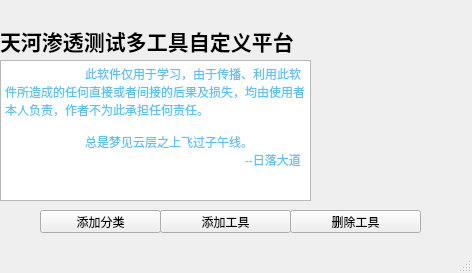
<?xml version="1.0" encoding="UTF-8"?>
<ui version="4.0">
 <class>MainWindow</class>
 <widget class="QMainWindow" name="MainWindow">
  <property name="geometry">
   <rect>
    <x>0</x>
    <y>0</y>
    <width>472</width>
    <height>273</height>
   </rect>
  </property>
  <property name="windowTitle">
   <string>MainWindow</string>
  </property>
  <widget class="QWidget" name="centralwidget">
   <widget class="QLabel" name="label">
    <property name="geometry">
     <rect>
      <x>0</x>
      <y>20</y>
      <width>321</width>
      <height>41</height>
     </rect>
    </property>
    <property name="font">
     <font>
      <pointsize>16</pointsize>
      <weight>75</weight>
      <bold>true</bold>
     </font>
    </property>
    <property name="text">
     <string>天河渗透测试多工具自定义平台</string>
    </property>
   </widget>
   <widget class="QLabel" name="label_2">
    <property name="geometry">
     <rect>
      <x>320</x>
      <y>50</y>
      <width>141</width>
      <height>141</height>
     </rect>
    </property>
    <property name="text">
     <string/>
    </property>
    <property name="pixmap">
     <pixmap>ico.jpg</pixmap>
    </property>
    <property name="scaledContents">
     <bool>true</bool>
    </property>
   </widget>
   <widget class="QTextBrowser" name="textBrowser">
    <property name="geometry">
     <rect>
      <x>0</x>
      <y>60</y>
      <width>311</width>
      <height>141</height>
     </rect>
    </property>
    <property name="html">
     <string>&lt;!DOCTYPE HTML PUBLIC &quot;-//W3C//DTD HTML 4.0//EN&quot; &quot;http://www.w3.org/TR/REC-html40/strict.dtd&quot;&gt;
&lt;html&gt;&lt;head&gt;&lt;meta name=&quot;qrichtext&quot; content=&quot;1&quot; /&gt;&lt;style type=&quot;text/css&quot;&gt;
p, li { white-space: pre-wrap; }
&lt;/style&gt;&lt;/head&gt;&lt;body style=&quot; font-family:'SimSun'; font-size:9pt; font-weight:400; font-style:normal;&quot;&gt;
&lt;p style=&quot; margin-top:0px; margin-bottom:0px; margin-left:0px; margin-right:0px; -qt-block-indent:0; text-indent:0px;&quot;&gt;&lt;span style=&quot; font-family:'微软雅黑','sans-serif'; font-size:12px; color:#59c3f9; background-color:rgba(254,254,254,0.494118);&quot;&gt;	此软件仅用于学习，由于传播、利用此软件所造成的任何直接或者间接的后果及损失，均由使用者本人负责，作者不为此承担任何责任。&lt;/span&gt;&lt;/p&gt;
&lt;p style=&quot;-qt-paragraph-type:empty; margin-top:0px; margin-bottom:0px; margin-left:0px; margin-right:0px; -qt-block-indent:0; text-indent:0px; font-family:'微软雅黑','sans-serif'; font-size:12px; color:#59c3f9;&quot;&gt;&lt;br /&gt;&lt;/p&gt;
&lt;p style=&quot; margin-top:0px; margin-bottom:0px; margin-left:0px; margin-right:0px; -qt-block-indent:0; text-indent:0px;&quot;&gt;&lt;span style=&quot; font-family:'微软雅黑','sans-serif'; font-size:12px; color:#59c3f9; background-color:rgba(254,254,254,0.494118);&quot;&gt;	总是梦见云层之上飞过子午线。                                                                                                  			--日落大道&lt;/span&gt;&lt;/p&gt;&lt;/body&gt;&lt;/html&gt;</string>
    </property>
   </widget>
   <widget class="QPushButton" name="pushButton">
    <property name="geometry">
     <rect>
      <x>160</x>
      <y>210</y>
      <width>131</width>
      <height>23</height>
     </rect>
    </property>
    <property name="text">
     <string>添加工具</string>
    </property>
   </widget>
   <widget class="QPushButton" name="pushButton_2">
    <property name="geometry">
     <rect>
      <x>290</x>
      <y>210</y>
      <width>131</width>
      <height>23</height>
     </rect>
    </property>
    <property name="text">
     <string>删除工具</string>
    </property>
   </widget>
   <widget class="QPushButton" name="pushButton_3">
    <property name="geometry">
     <rect>
      <x>40</x>
      <y>210</y>
      <width>121</width>
      <height>23</height>
     </rect>
    </property>
    <property name="text">
     <string>添加分类</string>
    </property>
   </widget>
  </widget>
  <widget class="QMenuBar" name="menubar">
   <property name="geometry">
    <rect>
     <x>0</x>
     <y>0</y>
     <width>472</width>
     <height>22</height>
    </rect>
   </property>
  </widget>
  <widget class="QStatusBar" name="statusbar"/>
 </widget>
 <resources/>
 <connections>
  <connection>
   <sender>pushButton_3</sender>
   <signal>clicked()</signal>
   <receiver>MainWindow</receiver>
   <slot>fenlei_click()</slot>
   <hints>
    <hint type="sourcelabel">
     <x>109</x>
     <y>243</y>
    </hint>
    <hint type="destinationlabel">
     <x>310</x>
     <y>35</y>
    </hint>
   </hints>
  </connection>
  <connection>
   <sender>pushButton</sender>
   <signal>clicked()</signal>
   <receiver>MainWindow</receiver>
   <slot>tianjia_click()</slot>
   <hints>
    <hint type="sourcelabel">
     <x>220</x>
     <y>244</y>
    </hint>
    <hint type="destinationlabel">
     <x>204</x>
     <y>-10</y>
    </hint>
   </hints>
  </connection>
  <connection>
   <sender>pushButton_2</sender>
   <signal>clicked()</signal>
   <receiver>MainWindow</receiver>
   <slot>shanchu_click()</slot>
   <hints>
    <hint type="sourcelabel">
     <x>306</x>
     <y>239</y>
    </hint>
    <hint type="destinationlabel">
     <x>355</x>
     <y>-8</y>
    </hint>
   </hints>
  </connection>
 </connections>
 <slots>
  <slot>fenlei_click()</slot>
  <slot>tianjia_click()</slot>
  <slot>shanchu_click()</slot>
 </slots>
</ui>
